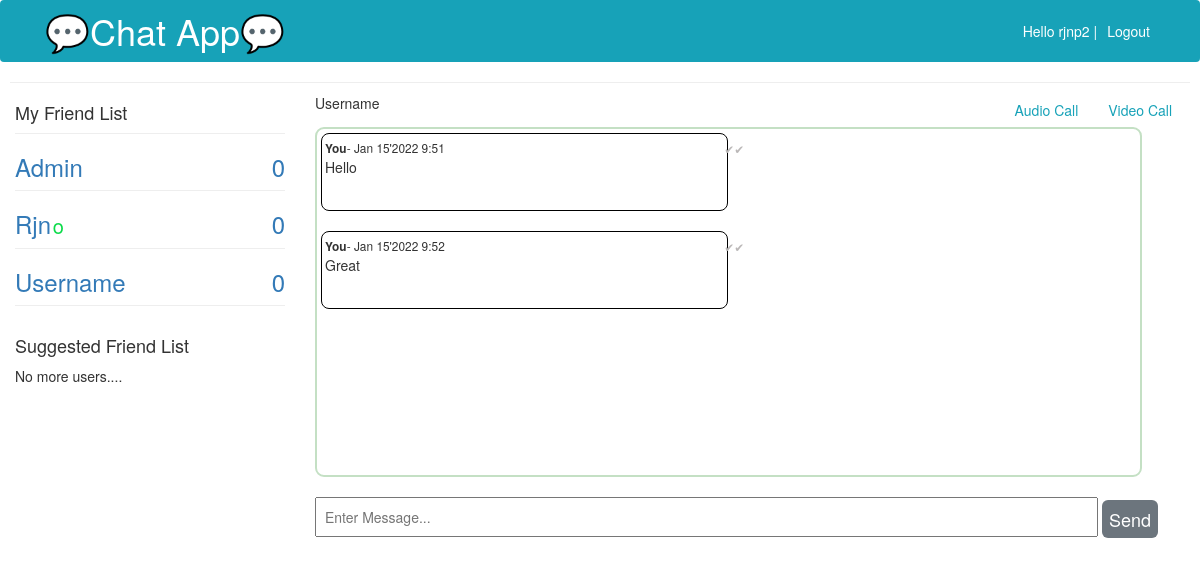
The app's page /chat_3 (signed in) with its own data.
### chat/models.py (models this page shows, shortened)
class ChatMessage(models.Model):
    id = models.UUIDField(primary_key = True,editable = False)
    chat_session = models.ForeignKey(ChatSession,on_delete=models.CASCADE,related_name='user_messages')
    user = models.ForeignKey(User, verbose_name='message_sender',on_delete=models.CASCADE)
    message_detail = models.JSONField()
    class Meta:
        ordering = ['-message_detail__timestamp']
    @staticmethod
    def count_overall_unread_msg(user_id):
        total_unread_msg = 0
        user_all_friends = ChatSession.objects.filter(Q(user1__id = user_id) | Q(user2__id = user_id))
        for ch_session in user_all_friends:
            un_read_msg_count = ChatMessage.objects.filter(chat_session = ch_session.id,message_detail__read = False).exclude(user__id = user_id).count()
            total_unread_msg += un_read_msg_count
        return total_unread_msg

### chat/views.py (the view)
# urls.py: path('', views.home,name = 'home'),
@login_required
def home(request, room_name=None):
    unread_msg = ChatMessage.count_overall_unread_msg(request.user.id)
    user_inst = request.user
    user_all_friends = ChatSession.objects.filter(Q(user1 = user_inst) | Q(user2 = user_inst)).select_related('user1','user2').order_by('-updated_on')
    all_friends = []
    for ch_session in user_all_friends:
        user,user_inst = [ch_session.user2,ch_session.user1] if request.user.username == ch_session.user1.username else [ch_session.user1,ch_session.user2]
        un_read_msg_count = ChatMessage.objects.filter(chat_session = ch_session.id,message_detail__read = False).exclude(user = user_inst).count()
        data = {
            "user_name" : user.username,
            "room_name" : ch_session.room_group_name,
            "un_read_msg_count" : un_read_msg_count,
            "status" : user.profile_detail.is_online,
            "user_id" : user.id
        }
        all_friends.append(data)
    user_1 = request.user
    user_all_friends = ChatSession.objects.filter(Q(user1 = user_1) | Q(user2 = user_1))
    user_list = []
    for ch_session in user_all_friends:
        user_list.append(ch_session.user1.id)
        user_list.append(ch_session.user2.id)
    all_user = User.objects.exclude(Q(username=user_1.username)|Q(id__in = list(set(user_list))))
    opposite_user = None
    fetch_all_message= None
    if room_name:
        current_user = request.user
        try:
            check_user = ChatSession.objects.filter(Q(id = room_name[5:])&(Q(user1 = current_user)|Q(user2 = current_user)))
        except Exception:
            return HttpResponse("Something went wrong!!!")
        if check_user.exists():
            chat_user_pair = check_user.first()
            opposite_user = chat_user_pair.user2 if chat_user_pair.user1.username == current_user.username else chat_user_pair.user1
            fetch_all_message = ChatMessage.objects.filter(chat_session__id = room_name[5:]).order_by('message_detail__timestamp')
        else:
            return HttpResponse("You have't permission to chatting with this user!!!")
    context = {'unread_msg':unread_msg,
               'user_list': all_friends,
               'all_user' : all_user,
               'room_name' : room_name,
                'opposite_user' : opposite_user,
                'fetch_all_message' : fetch_all_message}
    return render(request, 'chat/home.html', context)

### chat/models.py (called while the page is built)
    @property
    def room_group_name(self):
        return f'chat_{self.id}'

### chat/templatetags/convert_date.py (called while the page is built)
@register.filter(expects_localtime=True)
def convert_date(value):
    return datetime.datetime.strptime(value, '%Y-%m-%d %H:%M:%S.%f')

### chat/templates/chat/home.html (shortened to what this page needs)
{% extends './base.html' %}
{% load convert_date %}
{% block content %}
<div class="row" id="overall-div">
    <div class="col-3">
        {% if request.user.is_authenticated %}
        <div class="friend_list">
            <h4>My Friend List</h4>
            <div>
                {% if user_list %}
                {% for user in user_list %}
                <hr style="margin:0;" />
                <div id={{user.user_name}}>
                    <a href="{% url 'chat:home' user.room_name %}" style="text-decoration: none;">
                        <h3>{{user.user_name | title}}
                            <small id="status" style="color: rgb(11, 219, 73); font-size: 20px; margin-left: -5px;">{%if user.status %} o {% endif %}</small>
                            <span id="unread" style="float: right;">{{user.un_read_msg_count}}</span>
                        </h3>
                    </a>
                </div>
                {% endfor %}
                <hr style="margin:0;" />
                {% else %}
                <p>No more users....</p>
                {% endif %}
            </div>
        </div>
        <br>
        <div class="suggested_friend_list">
            <h4>Suggested Friend List</h4>
            <div>
                {% if all_user %}
                {% for user in all_user %}
                <hr style="margin:0;" />
                <div id={{user.user_name}}>
                    <a href="{% url 'chat:create_friend' user.id %}"
                        style="text-decoration: none;"><strong>{{user.username| title}}</strong></a>
                </div>
                {% endfor %}
                <hr style="margin:0;" />
                {% else %}
                <p>No more users....</p>
                {% endif %}
            </div>
        </div>
        {% endif %}
    </div>
    <div class="col-9 content">
        {% if room_name %}
        <div class="contact-profile">
            <p id="callName">{{opposite_user.username | title}}</p>
            <div id="older_msg_div">
              <button class="btn btn-outline-info" onclick="call(video=false)">Audio Call</button>
              <button class="btn btn-outline-info" onclick="call(video=true)">Video Call</button>
            </div>
          </div>
        <div id="chat-main">
            <div id="chat-log" class="scroll">
                {% for msg in fetch_all_message %}
                <div class="chat_box" id="{{msg.id}}">
                    <small> <b class="check_user">{{msg.user.username}}</b>- {{msg.message_detail.timestamp |convert_date | date:"M d'Y f"}}</small>
                    <p>{{msg.message_detail.msg}}</p>
                    {% if msg.user == request.user %}
                    {% if msg.message_detail.read %}
                    <small id="as_read" style="color:rgb(8, 255, 8)">✔✔</small>
                    {% else %}
                    <small id="as_read" style="color: #bbb8b8;">✔✔</small>
                    {% endif %}
                    {% endif %}
                </div>
                <br>
                {% endfor %}
            </div><br>
            <input id="chat-message-input" type="text" placeholder="Enter Message..." autofocus
                style="width: 90%; padding: 8px;">
            <input class="btn btn-secondary btn-lg" id="chat-message-submit" type="button" value="Send" style="padding: 6px;">
        </div>
        {%endif%}
    </div>
</div>
{% endblock %}

### chat/templates/chat/base.html (shortened to what this page needs)
<!DOCTYPE html>
<html lang="en">
{% load static %}
<head>
    <link rel="stylesheet" href="{%  static  'chat/css/style.css'  %}">
    <link rel="stylesheet" href="https://cdn.jsdelivr.net/npm/bootstrap@4.6.0/dist/css/bootstrap.min.css"
>
    <link rel="stylesheet" href="https://use.fontawesome.com/releases/v5.15.2/css/all.css"
>
    <link rel='stylesheet prefetch'
    href='https://cdnjs.cloudflare.com/ajax/libs/font-awesome/4.6.2/css/font-awesome.min.css'>
    <link href="//maxcdn.bootstrapcdn.com/bootstrap/4.0.0/css/bootstrap.min.css" rel="stylesheet" id="bootstrap-css">
    <link href="//netdna.bootstrapcdn.com/bootstrap/3.0.0/css/bootstrap.min.css" rel="stylesheet" id="bootstrap-css">
</head>
<body>
    <div class="nav-bar">
        <nav class="navbar navbar-expand-lg navbar-info bg-info">
            <div class="container">
                <a class="" href="{% url 'chat:home' %}">
                    <h1 style="margin:0; color:white">💬Chat App💬</h1>
                </a>
                {% if user.is_authenticated %}
                <ul class="navbar-nav ml-auto">
                    <li class="nav-item active">
                        <a class="nav-link text-white"> Hello {{request.user.username}} | </a>
                    </li>
                    <li class="nav-item">
                        <a class="nav-link text-white" href="{% url 'user:logout' %}">Logout</a>
                    </li>
                </ul>
                {% endif %}
            </div>
        </nav>
    </div>
    <hr style="margin:10px;" />
    <div class="container-fluid">
        {% block content %}
        {% endblock %}
    </div>
</body>
</html>

### chat/static/chat/css/style.css (style rules this page uses)
a { text-decoration: none; }
div.scroll { margin: 4px, 4px; padding: 4px; width: 95%; height: 350px; overflow-x: auto; overflow-y: auto; text-align: justify; border: 2px solid rgb(196, 224, 196); border-radius: 9px; position: relative; }
.chat_box { border: 1px solid black; width: 50%; border-radius: 8px; padding: 3px; }
#as_read { position: relative; top: -49px; left: 100%; }
.contact-profile { display: flex; justify-content: space-between; align-content: center; }
button { cursor: pointer; }

### records on screen
ChatMessage: message_detail.timestamp|convert_date "Jan 15'2022 9:51", message_detail.msg "Hello"
ChatMessage: message_detail.timestamp|convert_date "Jan 15'2022 9:52", message_detail.msg "Great"

### other values on screen
{{ request.user.username }} "rjnp2"
{{ user.user_name | title }} "Admin" "Rjn" "Username"
{{ user.un_read_msg_count }} "0" "0" "0"
{{ opposite_user.username | title }} "Username"
